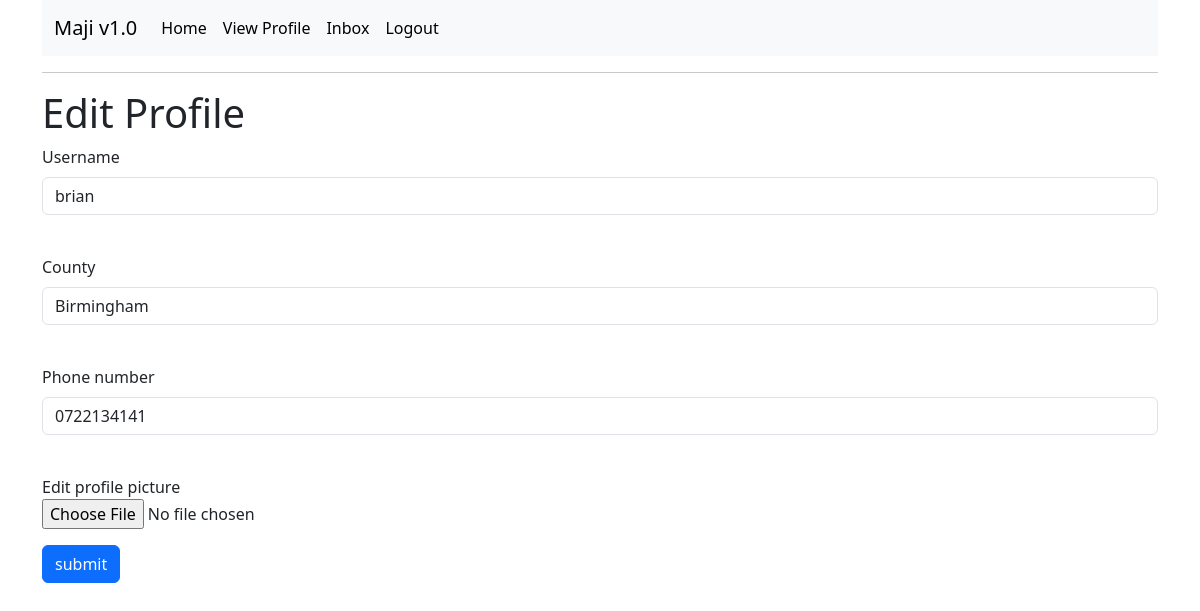
The app's page /edit/profile (signed in) with its own data.
### app/models.py (models this page shows, shortened)
class Users(UserMixin, db.Model):
    id = db.Column(db.Integer, primary_key=True)
    username = db.Column(db.String(50), index=True)
    email = db.Column(db.String(120), index=True, unique=True)
    county = db.Column(db.String(30))
    phone_number = db.Column(db.String(13))
    password_hash = db.Column(db.String(128))
    type = db.Column(db.String(10))
    profile_pic = db.Column(db.String(40), nullable=False, default="default.jpg")
    orderee = db.relationship("Order", foreign_keys='Order.buyer_name', backref='purchaser', lazy="dynamic")
    ordered_to = db.relationship("Order", foreign_keys='Order.seller_id', cascade="all, delete-orphan", backref='seller', lazy="dynamic")
    sender = db.relationship("Message", foreign_keys='Message.sender_id', cascade="all, delete-orphan", backref='sender', lazy='dynamic')
    receiver = db.relationship("Message", foreign_keys='Message.receiver_id', cascade="all, delete-orphan", backref='receiver', lazy='dynamic')

### app/main/routes.py (the view)
@bp.route('/edit/profile', methods=['GET', 'POST'])
@login_required
def edit_profile():
    form = EditProfileForm()
    if form.validate_on_submit():
        if form.profile_pic.data:
            img_name = save_image(form.profile_pic.data)
            current_user.profile_pic = img_name
        current_user.county = form.county.data
        current_user.username = form.username.data
        current_user.phone_number =form.phone_number.data
        db.session.commit()
        flash("Successfully updated profile")
        return redirect(url_for('main.edit_profile'))
    elif request.method == 'GET':
        form.county.data = current_user.county
        form.username.data = current_user.username
        form.phone_number.data = current_user.phone_number
    return render_template('edit_profile.html', title='Profile Edit', form=form)

### app/main/forms.py (shortened to what this page needs)
class EditProfileForm(FlaskForm):
    username = StringField('Username', validators=[DataRequired()])
    county = StringField('County', validators=[DataRequired()])
    phone_number = StringField('Phone number', validators=[DataRequired()])
    profile_pic = FileField("Edit profile picture", validators=[FileAllowed(["jpg","png"])])
    submit = SubmitField('submit')

### app/models.py (called while the page is built)
@login.user_loader
def Load_user(id):
    return Users.query.get(int(id))

### app/templates/edit_profile.html (shortened to what this page needs)
{% extends 'base.html' %}
{% block content %}
	<h1>Edit Profile</h1>
	<form action='' method='post' enctype='multipart/form-data'>
		<p>
			{{ form.username.label(class="form-label") }}<br>
			{{ form.username(class="form-control") }}<br>
		</p>
		<p>
			{{ form.county.label(class="form-label") }}<br>
			{{ form.county(class="form-control") }}<br>
		</p>
		<p>
			{{ form.phone_number.label(class="form-label") }}<br>
			{{ form.phone_number(class="form-control") }}<br>
		</p>
		<p>
			{{ form.profile_pic.label }}<br>
			{{ form.profile_pic(class="form-control-file") }}<br>
		</p>
		<p>{{ form.submit(class="btn btn-primary") }}</p>
	</form>
{% endblock %}

### records on screen
Users: username "brian", county "Birmingham", phone_number "0722134141"
